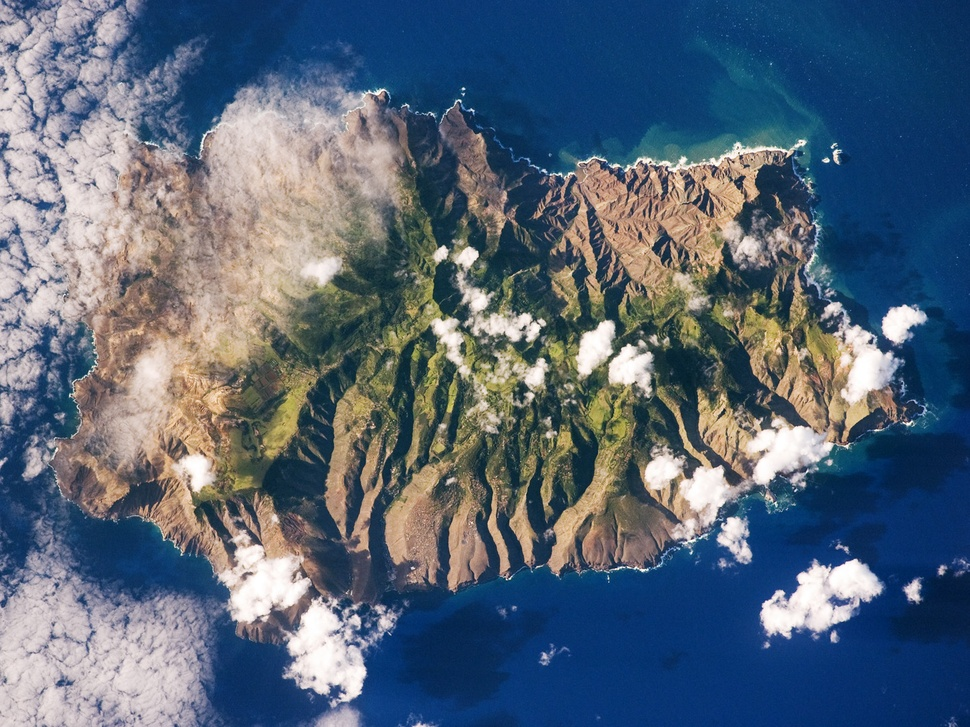
#> input picture images/island.jpg, 970 x 727 px, shrunk from 1440 x 1080 before the run
$ python -i imgsrt.py   (imports and definitions only)
#> lines starting #> are read from the running program, lines starting #| are printed output that depends on the picture
#> further down, picture is the input picture: PIL image 970x727 RGB; mean R, G, B 87.6, 102.2, 119.4
# -*- coding: utf-8 -*-
"""sort them images"""

from PIL import Image
from colorsys import rgb_to_hsv


# IMAGE TRANSFORMATIONS
def map_vectors(vectors, fun):
    """map function over vectors of image information"""
    new_vectors = []
    for vector in vectors:
        new_vector = []
        for elem in vector:
            new_vector.append(fun(elem))
    return(new_vectors)


def to_vectors(rgb_image, extract_rows=True):
    """rgb image -> list of lists of RGB tuples
    either the rows, or the columns"""
#> called with extract_rows = True
    assert(rgb_image.mode == 'RGB'), "must be a RGB image"""
    vectors = []
    x_size, y_size = rgb_image.size
#> x_size = 970; y_size = 727

    if(extract_rows is True):
        for y_coord in range(0, y_size):
            row = []
            for x_coord in range(0, x_size):
                row.append(rgb_image.getpixel((x_coord, y_coord)))
            vectors.append(row)
#> after the loop, vectors = 727 items
    else:
        for x_coord in range(0, x_size):
            col = []
            for y_coord in range(0, y_size):
                col.append(rgb_image.getpixel((x_coord, y_coord)))
            vectors.append(col)
    return(vectors)


def sort_by_hue(image, extract_rows=True):
    """sort image by line/column by hue"""
    image = image if image.mode == 'RGB' else image.convert(mode='RGB')

    rgb_vectors = to_vectors(image, extract_rows)
#> rgb_vectors = 727 items
    sorted_vectors = []
    for vector in rgb_vectors:
        sorted_vectors.append(sorted(vector, key=lambda x:
                                     rgb_to_hsv(x[0], x[1], x[2])[0]))
#> after the loop, sorted_vectors = 727 items
    rgb_bytes = []
    if(extract_rows is True):
        for vector in sorted_vectors:
            for(red, green, blue) in vector:
                rgb_bytes.append(int(red))
                rgb_bytes.append(int(green))
                rgb_bytes.append(int(blue))
#> after the loop, rgb_bytes = 2115570 items
    else:
        for i in range(0, image.size[1]):
            for vector in sorted_vectors:
                (red, green, blue) = vector[i]
                rgb_bytes.append(int(red))
                rgb_bytes.append(int(green))
                rgb_bytes.append(int(blue))
    return(Image.fromstring('RGB', image.size, bytes(rgb_bytes)))
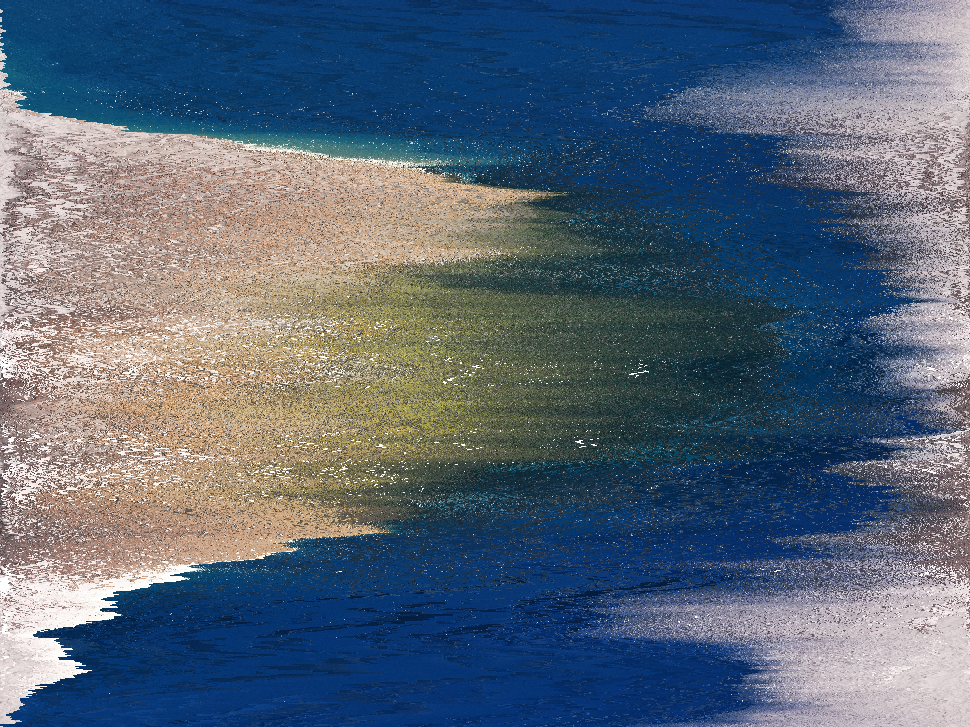
#> returned value: PIL image 970x727 RGB; mean R, G, B 87.6, 102.2, 119.4

>>> from PIL import Image
>>> picture = Image.open('../images/island.jpg')
>>> result = sort_by_hue(picture)
